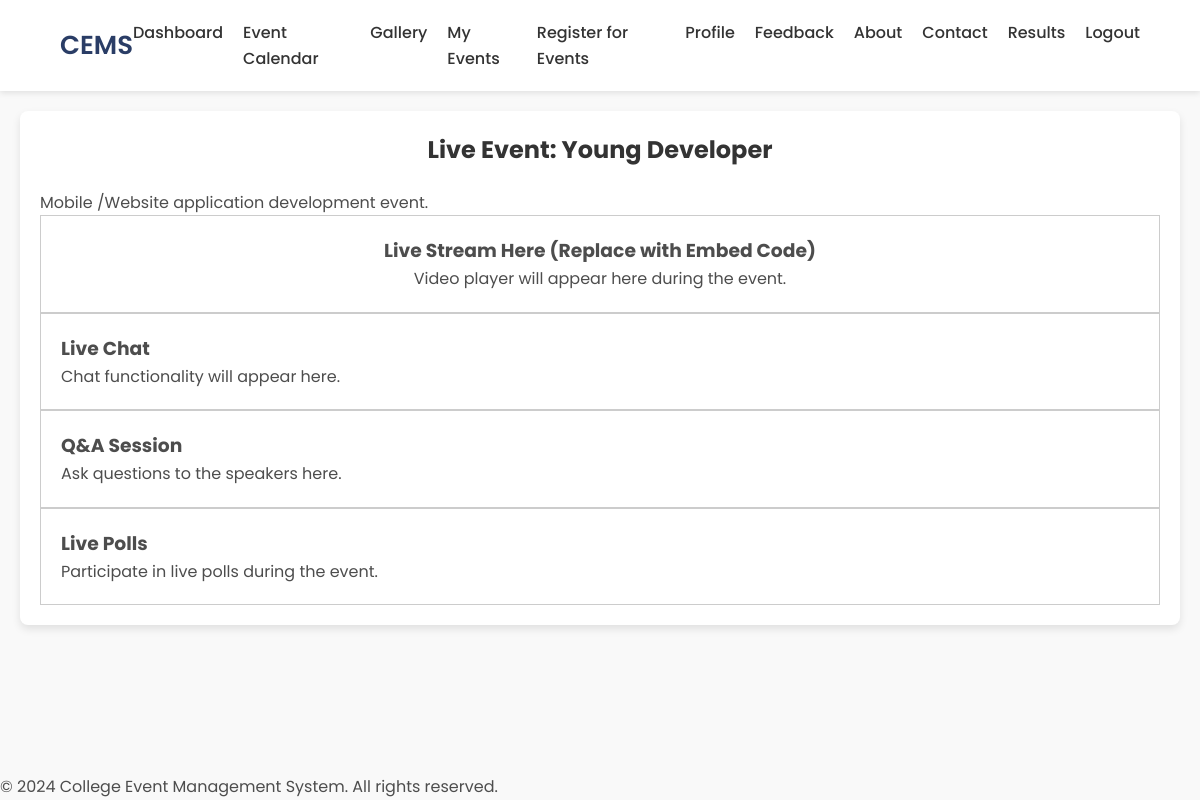
The app's page /live_event.php?event_id=52 (signed in) with its own data.
### tables this page shows
CREATE TABLE `event_master` (
  `event_id` int NOT NULL AUTO_INCREMENT,
  `event_name` text,
  `event_description` text,
  `event_date` text,
  `event_location` text,
  `event_time` text,
  `f_prize` text NOT NULL,
  `s_prize` text NOT NULL,
  `event_price` decimal(10,2) NOT NULL DEFAULT '0.00',
  `max_par` int DEFAULT '0',
  `is_active` tinyint(1) DEFAULT '1',
  PRIMARY KEY (`event_id`)
);

### live_event.php (the view, shortened to what this page needs)
<?php
include "config.php";
$event_id = intval($_GET['event_id']);
$sql = "SELECT event_name, event_description FROM event_master WHERE event_id = ?";
$stmt = mysqli_prepare($conn, $sql);
if ($stmt) {
    mysqli_stmt_bind_param($stmt, 'i', $event_id);
    mysqli_stmt_execute($stmt);
    $result = mysqli_stmt_get_result($stmt);
    if ($row = mysqli_fetch_assoc($result)) {
        $event_name = htmlspecialchars($row['event_name']);
        $event_description = htmlspecialchars($row['event_description']);
    } else {
        echo "Event not found.";
        exit();
    }
} else {
    echo "Database error.";
    exit();
}
?>
<!DOCTYPE html>
<html lang="en">
<head>
</head>
<body>
    <?php include "navbar.php"; ?>
    <main>
        <div class="content">
            <h2>Live Event: <?php echo $event_name; ?></h2>
            <p><?php echo $event_description; ?></p>
            <div style="border: 1px solid #ccc; padding: 20px; text-align: center;">
                <h3>Live Stream Here (Replace with Embed Code)</h3>
                <p>Video player will appear here during the event.</p>
            </div>
            <div style="border: 1px solid #ccc; padding: 20px;">
                <h3>Live Chat</h3>
                <p>Chat functionality will appear here.</p>
            </div>
            <div style="border: 1px solid #ccc; padding: 20px;">
                <h3>Q&A Session</h3>
                <p>Ask questions to the speakers here.</p>
            </div>
            <div style="border: 1px solid #ccc; padding: 20px;">
                <h3>Live Polls</h3>
                <p>Participate in live polls during the event.</p>
            </div>
        </div>
    </main>
    <footer>
        <p>© 2024 College Event Management System. All rights reserved.</p>
    </footer>
</body>
</html>

### live_event.php (style rules this page uses)
* { margin: 0; padding: 0; box-sizing: border-box; font-family: 'Poppins', sans-serif; }
body { background-color: #f9f9f9; color: #4d4d4d; line-height: 1.6; min-height: 100vh; display: flex; flex-direction: column; }
main { flex: 1; padding: 20px; }
.content { max-width: 1200px; margin: 0 auto; background: #fff; padding: 20px; border-radius: 8px; box-shadow: 0 4px 8px rgba(0, 0, 0, 0.1); }
.content h2 { text-align: center; margin-bottom: 20px; color: #333; }

### navbar.php (style rules this page uses)
* { margin: 0; padding: 0; box-sizing: border-box; font-family: 'Poppins', sans-serif; }

### records on screen
event_master: event_name "Young Developer", event_description "Mobile /Website application development event."
